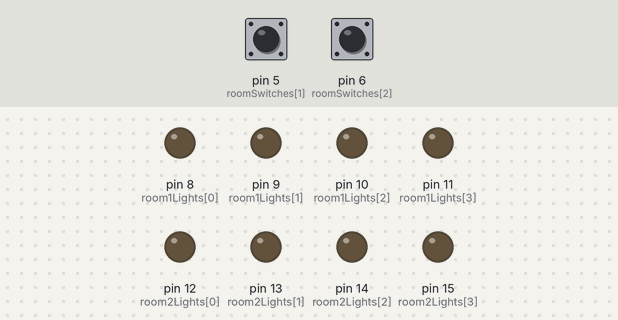
Simulated run of this sketch. Board: Arduino Uno, built with avr-gcc and run on an emulated ATmega328P. Parts: output pins drawn as LEDs (lit = HIGH). The test bench sets the inputs (shaded band); at power-on: pin 5 (roomSwitches[1]) HIGH, pin 6 (roomSwitches[2]) HIGH.

Above: at 1.2 s.
1.3 s: pin 5 (roomSwitches[1]) pulled LOW for 0.15 s
At 2.3 s:
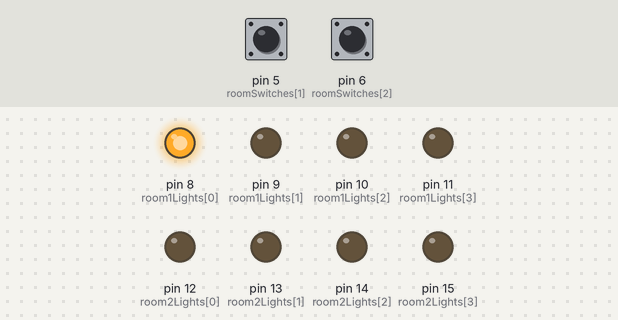
2.9 s: pin 6 (roomSwitches[2]) pulled LOW for 3.2 s
At 3.6 s:
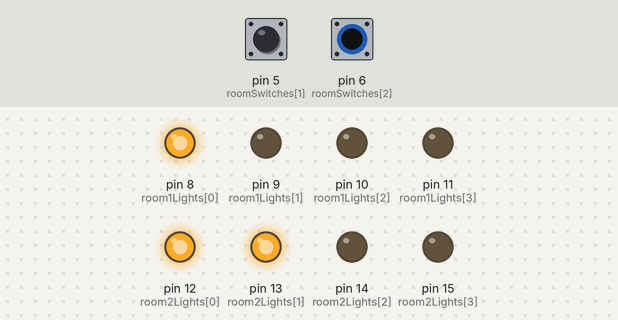
7.6 s: pin 5 (roomSwitches[1]) pulled LOW for 1 s
At 8.6 s:
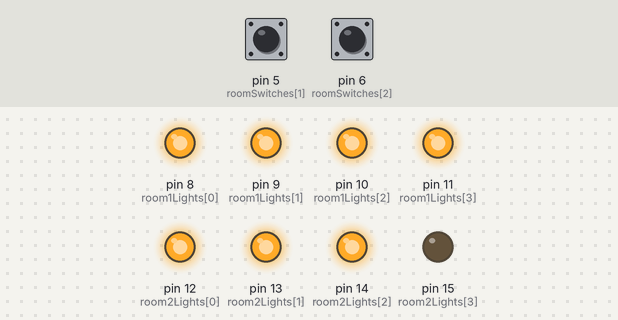
10.1 s: pin 6 (roomSwitches[2]) pulled LOW for 0.15 s
At 11.3 s:
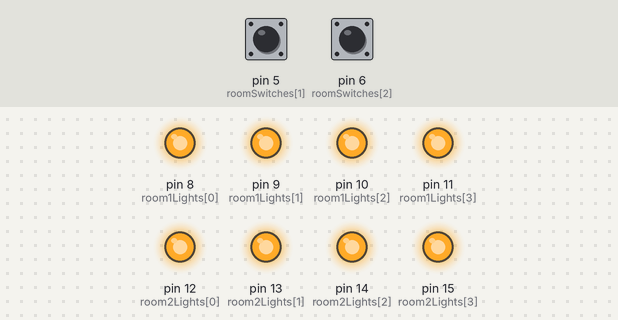
11.7 s: pin 6 (roomSwitches[2]) pulled LOW for 1 s
At 12.6 s:
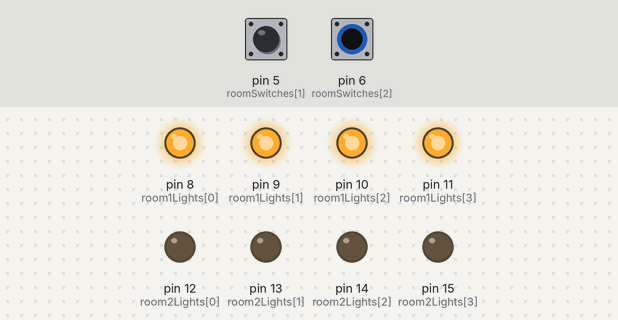
14.2 s: pin 5 (roomSwitches[1]) pulled LOW for 3.2 s
At 14.5 s:
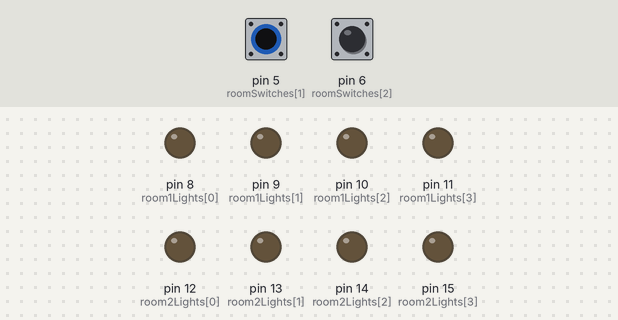
Timing chart, 0 to 17.2 s (numbered marks = the images above; inputs shaded):
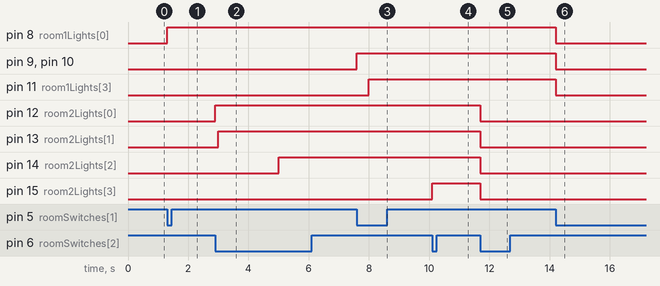

The sketch:

4RoomLightsPressHoldControl.ino
```cpp
#include <SoftwareSerial.h>
SoftwareSerial mySerial(2, 3);

int numRooms = 4;
int numLights= 4;
int numSockets = 3;
int lightStates[] = {0,0,0,0};
int roomSwitches[] = {4,5,6,7};
int room1Lights[] = {8,9,10,11};
int room2Lights[] = {12,13,14,15};
// int room3Lights[] = {16,17,18,19};
// int room4Lights[] = {20,21,22,23};

// int room1Sockets[] = {22,23,24};
// int room2Sockets[] = {25,26,27};
int state1[]={1,0,0,0};
int state2[]={1,1,0,0};
int state3[]={1,1,1,0};
int state4[]={1,1,1,1};
int allOff[]={0,0,0,0};

long secRoom1 = millis();
long secRoom2 = millis();
long secRoom3 = millis();
long secRoom4 = millis();

char queryRoom1 = '*';
char queryRoom2 = '*';
char queryRoom3 = '*';
char queryRoom4 = '*';

void setup(){
  Serial.begin(9600);
  int i;
  for(i=0;i<numRooms;i++){
    pinMode(roomSwitches[i],INPUT_PULLUP);
  }
  for(i=0;i<numLights;i++){
    pinMode(room1Lights[i],OUTPUT);
    pinMode(room2Lights[i],OUTPUT);
    // pinMode(room3Lights[i],OUTPUT);
    // pinMode(room4Lights[i],OUTPUT);
    digitalWrite(room1Lights[i],0);
    digitalWrite(room2Lights[i],0);
    // digitalWrite(room3Lights[i],0);
    // digitalWrite(room4Lights[i],0);
  }
}

void loop()
{
  queryRoom1 = '*';
  if(digitalRead(roomSwitches[1])==0){
    if((secRoom1+1000)<millis()){
      queryRoom1 = '1';
     }
     if((secRoom1+3000)>(secRoom1+1000) && (secRoom1+3000)<millis()){
      queryRoom1 = '2';
     }
     if((secRoom1+5000)>(secRoom1+3000) && (secRoom1+5000)<millis()){
      queryRoom1 = '3';
     }
     if((secRoom1+8000)>(secRoom1+5000) && (secRoom1+8000)<millis()){
       queryRoom1 = '4';
     }
     if((secRoom1+11000)<millis()||millis()<(secRoom1+1000)){
      queryRoom1 = '0';
     }
  }
  else if(digitalRead(roomSwitches[1]==1)){
    secRoom1 = millis();
  }
  switch(queryRoom1){
    case '1': changeState(room1Lights,state1);break;
    case '2': changeState(room1Lights,state2);break;
    case '3': changeState(room1Lights,state3);break;
    case '4': changeState(room1Lights,state4);break;
    case '0': changeState(room1Lights,allOff);break;
  }

  queryRoom2 = '*';
  if(digitalRead(roomSwitches[2])==0){
    if((secRoom2+1000)<millis()){
      queryRoom2 = '1';
     }
     if((secRoom2+3000)>(secRoom2+1000) && (secRoom2+3000)<millis()){
      queryRoom2 = '2';
     }
     if((secRoom2+5000)>(secRoom2+3000) && (secRoom2+5000)<millis()){
      queryRoom2 = '3';
     }
     if((secRoom2+8000)>(secRoom2+5000) && (secRoom2+8000)<millis()){
       queryRoom2 = '4';
     }
     if((secRoom2+11000)<millis()||millis()<(secRoom2+1000)){
      queryRoom2 = '0';
     }
  }
  else if(digitalRead(roomSwitches[2]==1)){
    secRoom2 = millis();
  }
  switch(queryRoom2){
    case '1': changeState(room2Lights,state1);break;
    case '2': changeState(room2Lights,state2);break;
    case '3': changeState(room2Lights,state3);break;
    case '4': changeState(room2Lights,state4);break;
    case '0': changeState(room2Lights,allOff);break;
  }
}

void changeState(int lightArray[],int modeArray[]){
  for(int i=0;i<numLights;i++){
    digitalWrite(lightArray[i],modeArray[i]);
  }
}
```

Measured:
- after the input at 1.3 s, pin 8 (room1Lights[0]): LOW → HIGH at once
- after the input at 2.9 s, pin 12 (room2Lights[0]): LOW → HIGH at once; pin 13 (room2Lights[1]): LOW → HIGH after 0.10 s; pin 14 (room2Lights[2]): LOW → HIGH after 2.1 s
- after the input at 7.6 s, pin 9 (room1Lights[1]), pin 10 (room1Lights[2]): LOW → HIGH at once; pin 11 (room1Lights[3]): LOW → HIGH after 0.40 s
- after the input at 10.1 s, pin 15 (room2Lights[3]): LOW → HIGH at once
- after the input at 11.7 s, pin 12 (room2Lights[0]), pin 13 (room2Lights[1]), pin 14 (room2Lights[2]), pin 15 (room2Lights[3]): HIGH → LOW at once
- after the input at 14.2 s, pin 8 (room1Lights[0]), pin 9 (room1Lights[1]), pin 10 (room1Lights[2]), pin 11 (room1Lights[3]): HIGH → LOW at once
